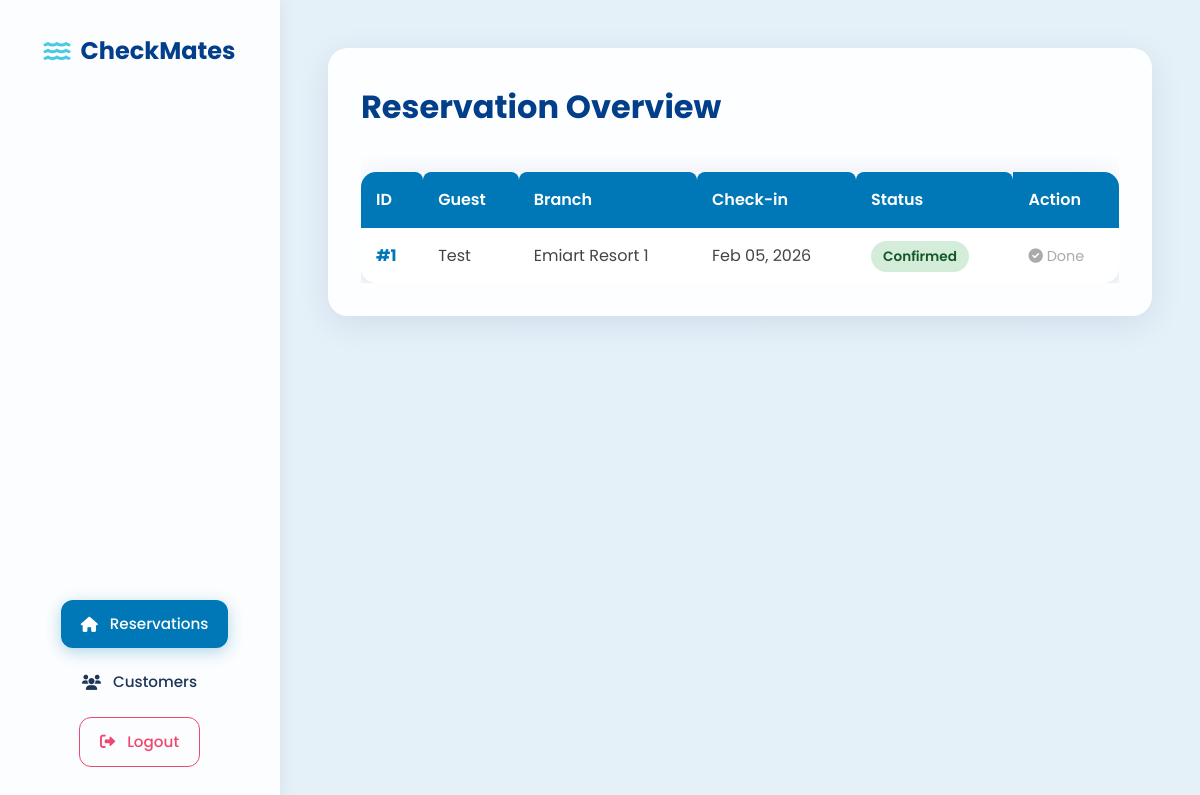
/admin/dashboard.php (signed in), run on an earlier commit of the app's database.
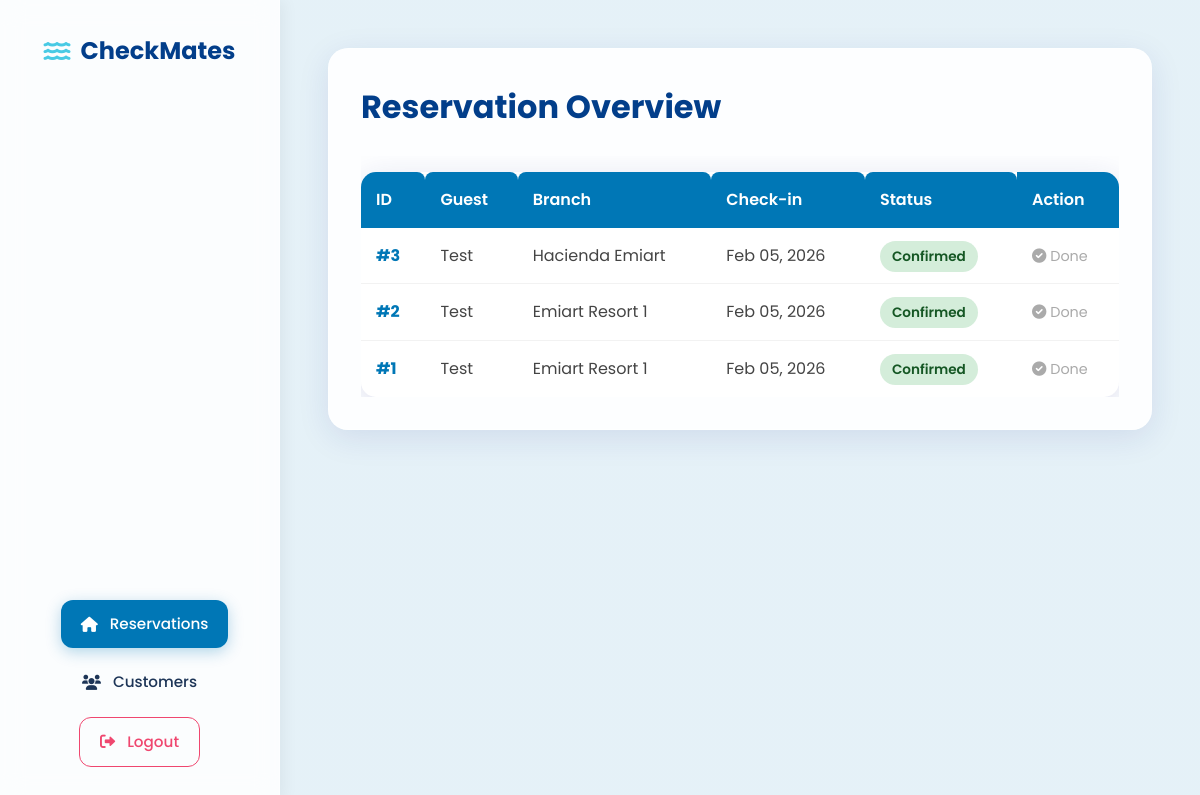
And on a later commit of the database.
### tables this page shows
CREATE TABLE `reservations` (
  `reservation_id` int(11) NOT NULL,
  `customer_id` int(11) NOT NULL,
  `branch_id` int(11) NOT NULL,
  `reservation_date` date NOT NULL,
  `reservation_type` enum('Day','Night','Overnight') NOT NULL,
  `total_amount` decimal(10,2) NOT NULL,
  `status` enum('Pending','Confirmed','Completed','Cancelled') DEFAULT 'Pending'
);

CREATE TABLE `customers` (
  `customer_id` int(11) NOT NULL,
  `full_name` varchar(255) NOT NULL,
  `email` varchar(100) NOT NULL,
  `contact_number` varchar(15) DEFAULT NULL,
  `address` text DEFAULT NULL
);

CREATE TABLE `branches` (
  `branch_id` int(11) NOT NULL,
  `branch_name` varchar(100) NOT NULL,
  `location` varchar(200) NOT NULL,
  `contact_number` varchar(15) DEFAULT NULL,
  `opening_hours` varchar(50) DEFAULT NULL,
  `image_url` varchar(255) DEFAULT 'assets/default.jpg'
);

### admin/dashboard.php (the view, shortened to what this page needs)
<?php
include '../db.php';
$view = $_GET['view'] ?? 'dashboard';
if ($view === 'customers') {
    $data = $pdo->query("SELECT * FROM customers ORDER BY customer_id DESC")->fetchAll();
    $pageTitle = "Registered Customers";
} else {
    $data = $pdo->query("SELECT r.*, c.full_name, b.branch_name
                         FROM reservations r
                         JOIN customers c ON r.customer_id = c.customer_id
                         JOIN branches b ON r.branch_id = b.branch_id
                         ORDER BY r.reservation_id DESC")->fetchAll();
    $pageTitle = "Reservation Overview";
}
?>
<!DOCTYPE html>
<html lang="en">
<head>
    <link rel="stylesheet" href="../css/style.css">
    <link rel="stylesheet" href="https://cdnjs.cloudflare.com/ajax/libs/font-awesome/6.0.0/css/all.min.css">
</head>
<body>
    <nav class="sidebar">
        <div class="brand">
            <i class="fas fa-water" style="color: var(--secondary);"></i> CheckMates
        </div>
        <ul class="nav-links">
            <li>
                <a href="dashboard.php" class="<?= $view === 'dashboard' ? 'active' : '' ?>">
                    <i class="fas fa-home"></i> Reservations
                </a>
            </li>
            <li>
                <a href="dashboard.php?view=customers" class="<?= $view === 'customers' ? 'active' : '' ?>">
                    <i class="fas fa-users"></i> Customers
                </a>
            </li>
            <li>
                <a href="../logout.php" class="logout-btn">
                    <i class="fas fa-sign-out-alt"></i> Logout
                </a>
            </li>
        </ul>
    </nav>
    <div class="main-content">
        <div class="glass-panel">
            <h1><?= $pageTitle ?></h1>
            <div style="overflow-x: auto;">
                <table>
                    <?php if ($view === 'customers'): ?>
                        <thead>
                            <tr>
                                <th>ID</th>
                                <th>Full Name</th>
                                <th>Email</th>
                                <th>Contact</th>
                                <th>Address</th>
                            </tr>
                        </thead>
                        <tbody>
                            <?php foreach($data as $row): ?>
                            <tr>
                                <td>#<?= $row['customer_id'] ?></td>
                                <td>
                                    <div style="display:flex; align-items:center; gap:10px;">
                                        <div style="width:30px; height:30px; background:var(--secondary); border-radius:50%; display:flex; align-items:center; justify-content:center; color:white; font-size:0.8rem;">
                                            <?= substr($row['full_name'], 0, 1) ?>
                                        </div>
                                        <?= htmlspecialchars($row['full_name']) ?>
                                    </div>
                                </td>
                                <td><?= htmlspecialchars($row['email']) ?></td>
                                <td><?= htmlspecialchars($row['contact_number']) ?></td>
                                <td><?= htmlspecialchars($row['address'] ?? 'N/A') ?></td>
                            </tr>
                            <?php endforeach; ?>
                        </tbody>
                    <?php else: ?>
                        <thead>
                            <tr>
                                <th>ID</th>
                                <th>Guest</th>
                                <th>Branch</th>
                                <th>Check-in</th>
                                <th>Status</th>
                                <th>Action</th>
                            </tr>
                        </thead>
                        <tbody>
                            <?php foreach($data as $row): ?>
                            <tr>
                                <td><span style="font-weight:bold; color:var(--primary);">#<?= $row['reservation_id'] ?></span></td>
                                <td><?= htmlspecialchars($row['full_name']) ?></td>
                                <td><?= htmlspecialchars($row['branch_name']) ?></td>
                                <td><?= date('M d, Y', strtotime($row['reservation_date'])) ?></td>
                                <td>
                                    <?php
                                        $statusClass = match($row['status']) {
                                            'Confirmed' => 'confirmed',
                                            'Pending' => 'pending',
                                            default => 'cancelled'
                                        };
                                    ?>
                                    <span class="status <?= $statusClass ?>">
                                        <?= $row['status'] ?>
                                    </span>
                                </td>
                                <td>
                                    <?php if($row['status'] == 'Pending'): ?>
                                        <a href="?approve=<?= $row['reservation_id'] ?>" class="btn-action">
                                            <i class="fas fa-check"></i> Approve
                                        </a>
                                    <?php else: ?>
                                        <span style="color:#aaa; font-size:0.9rem;"><i class="fas fa-check-circle"></i> Done</span>
                                    <?php endif; ?>
                                </td>
                            </tr>
                            <?php endforeach; ?>
                        </tbody>
                    <?php endif; ?>
                </table>
            </div>
        </div>
    </div>
</body>
</html>

### css/style.css (style rules this page uses)
:root { --primary: #0077b6; --primary-dark: #023e8a; --secondary: #48cae4; --accent: #caf0f8; --text-dark: #1d3557; --text-light: #f1faee; --glass: rgba(255, 255, 255, 0.92); --glass-hover: rgba(255, 255, 255, 1); --shadow: 0 8px 32px 0 rgba(31, 38, 135, 0.15); }
* { margin: 0; padding: 0; box-sizing: border-box; font-family: 'Poppins', sans-serif; scroll-behavior: smooth; }
body { background: linear-gradient(rgba(0, 119, 182, 0.1), rgba(0, 119, 182, 0.1)), url('https://images.unsplash.com/photo-1507525428034-b723cf961d3e?auto=format&fit=crop&w=1920&q=80'); background-size: cover; background-position: center; background-attachment: fixed; color: var(--text-dark); line-height: 1.6; min-height: 100vh; }
nav { background: rgba(255, 255, 255, 0.85); padding: 1.2rem 5%; display: flex; justify-content: space-between; align-items: center; position: sticky; top: 0; z-index: 1000; box-shadow: 0 4px 30px rgba(0, 0, 0, 0.1); backdrop-filter: blur(10px); -webkit-backdrop-filter: blur(10px); border-bottom: 1px solid rgba(255, 255, 255, 0.3); }
nav ul { display: flex; list-style: none; gap: 2rem; align-items: center; }
nav a { text-decoration: none; color: var(--text-dark); font-weight: 500; transition: 0.3s; font-size: 0.95rem; }
table { width: 100%; border-collapse: separate; border-spacing: 0; background: white; border-radius: 15px; overflow: hidden; box-shadow: var(--shadow); }
th { background: var(--primary-dark); color: white; padding: 18px; text-align: left; font-weight: 600; }
td { padding: 18px; border-bottom: 1px solid #f0f0f0; color: var(--text-dark); }
tr:last-child td { border-bottom: none; }

### admin/dashboard.php (style rules this page uses)
body { background: linear-gradient(rgba(0, 119, 182, 0.1), rgba(0, 119, 182, 0.1)), url('https://images.unsplash.com/photo-1507525428034-b723cf961d3e?auto=format&fit=crop&w=1920&q=80'); background-size: cover; background-position: center; background-attachment: fixed; min-height: 100vh; display: flex; }
.sidebar { width: 280px; background: rgba(255, 255, 255, 0.85); backdrop-filter: blur(12px); -webkit-backdrop-filter: blur(12px); min-height: 100vh; border-right: 1px solid rgba(255, 255, 255, 0.3); display: flex; flex-direction: column; padding: 2rem; box-shadow: 4px 0 15px rgba(0,0,0,0.05); }
.brand { font-size: 1.5rem; font-weight: 700; color: var(--primary-dark); margin-bottom: 3rem; display: flex; align-items: center; gap: 10px; }
.nav-links { list-style: none; display: flex; flex-direction: column; gap: 10px; }
.nav-links a { text-decoration: none; color: var(--text-dark); padding: 12px 20px; border-radius: 12px; transition: 0.3s; display: flex; align-items: center; gap: 12px; font-weight: 500; }
.nav-links a:hover, .nav-links a.active { background: var(--primary); color: white; box-shadow: 0 4px 15px rgba(0, 119, 182, 0.3); transform: translateX(5px); }
.logout-btn { margin-top: auto; color: #ef476f !important; border: 1px solid #ef476f; }
.main-content { flex: 1; padding: 3rem; overflow-y: auto; }
.glass-panel { background: rgba(255, 255, 255, 0.9); backdrop-filter: blur(10px); border-radius: 20px; padding: 2rem; box-shadow: 0 8px 32px 0 rgba(31, 38, 135, 0.1); border: 1px solid rgba(255, 255, 255, 0.4); animation: fadeIn 0.5s ease-out; }
h1 { color: var(--primary-dark); margin-bottom: 1.5rem; font-size: 2rem; }
table { width: 100%; border-collapse: separate; border-spacing: 0; margin-top: 1rem; }
th { background: var(--primary); color: white; padding: 15px; text-align: left; font-weight: 600; border-radius: 8px 8px 0 0; }
th:first-child { border-top-left-radius: 8px; }
th:last-child { border-top-right-radius: 8px; border-radius: 0 8px 0 0; }
td { padding: 15px; border-bottom: 1px solid rgba(0,0,0,0.05); color: #444; vertical-align: middle; }
tr:last-child td { border-bottom: none; }
.status { padding: 6px 12px; border-radius: 50px; font-size: 0.85rem; font-weight: 600; }
.status.confirmed { background: #d4edda; color: #155724; }

What changed in the data, as far as the page shows it:
added reservations: reservation_id "3", customer.full_name "Test", branch.branch_name "Hacienda Emiart", reservation_date "Feb 05, 2026", status "Confirmed", shows "Done"
added reservations: reservation_id "2", customer.full_name "Test", branch.branch_name "Emiart Resort 1", reservation_date "Feb 05, 2026", status "Confirmed", shows "Done"
